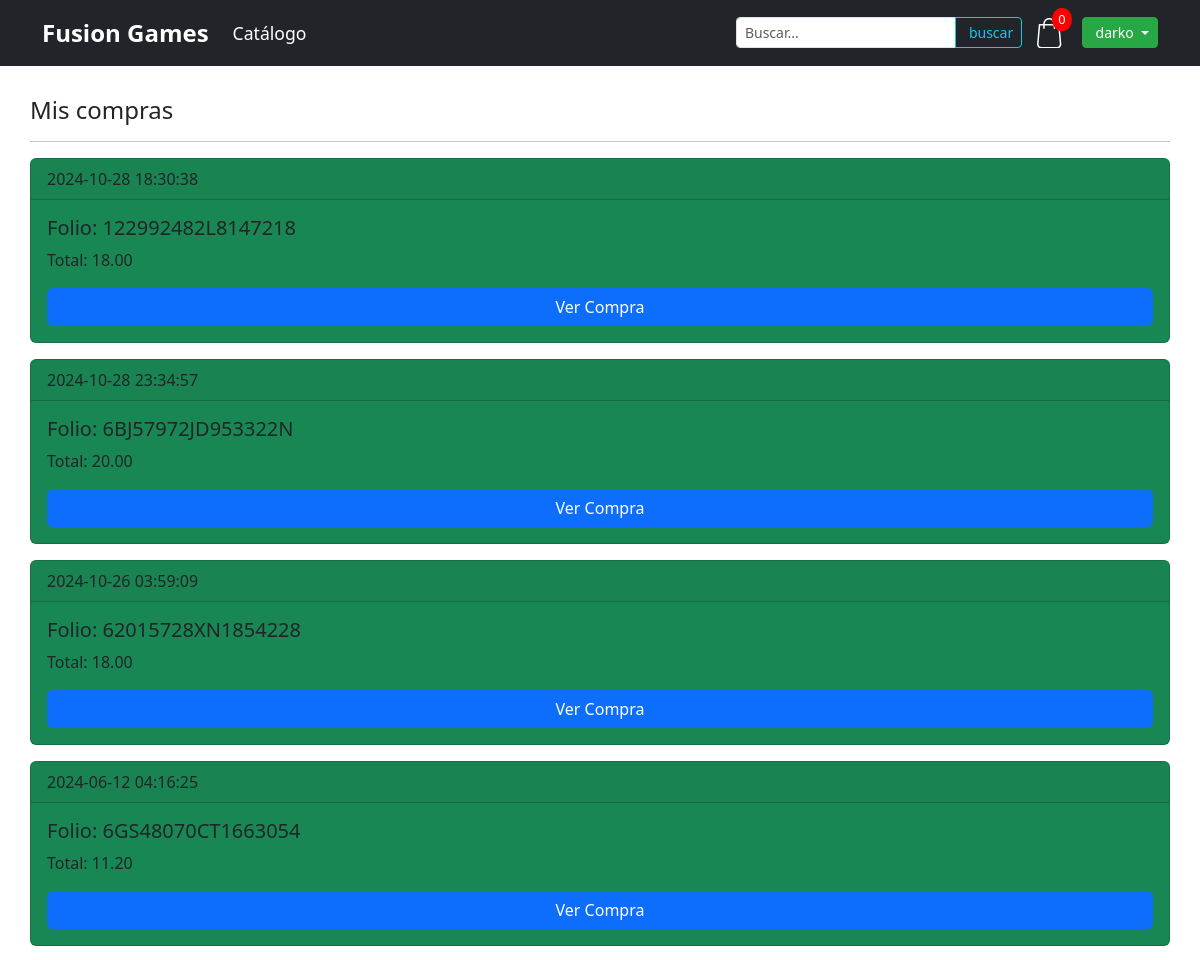
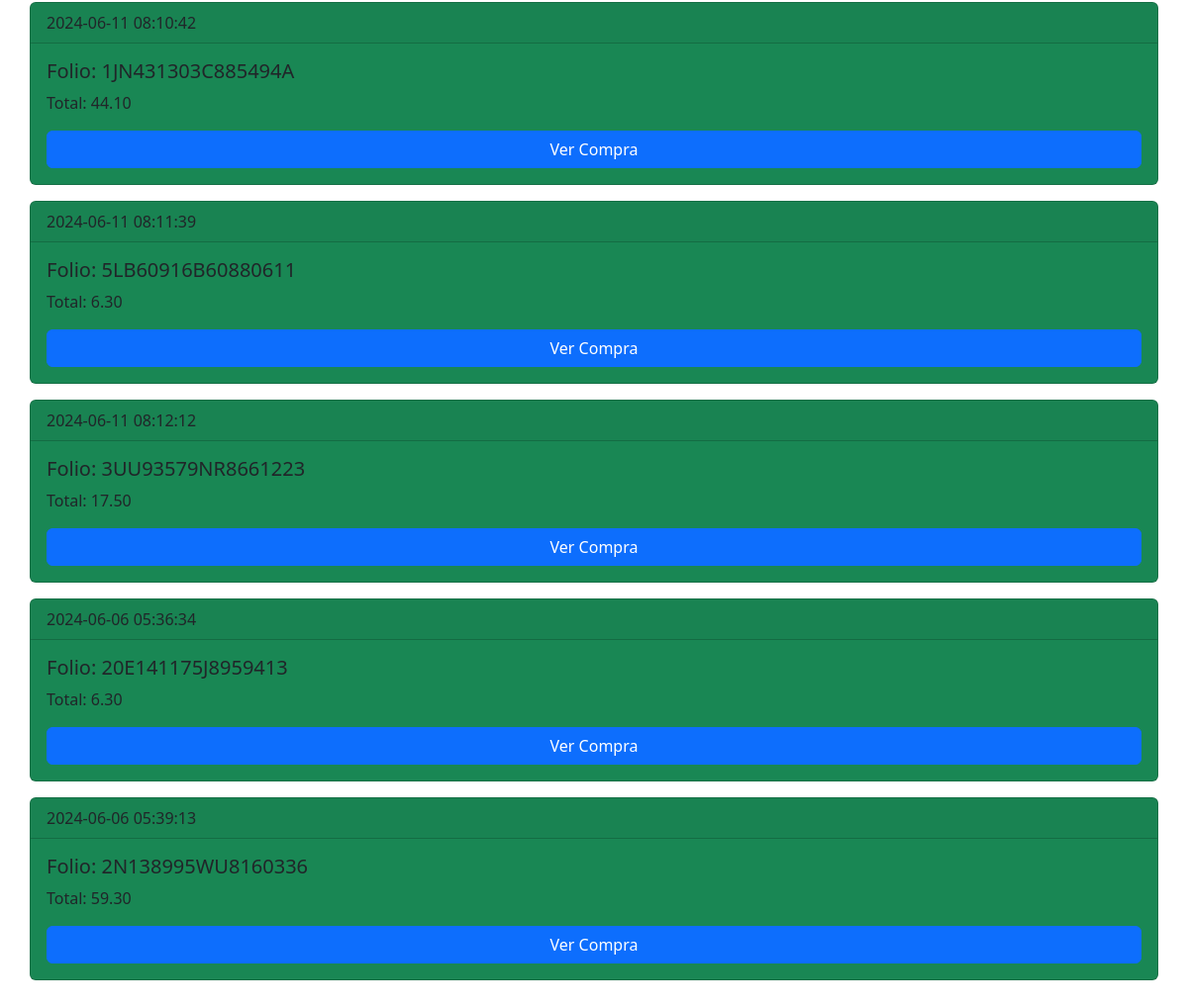
The app's page /compras.php (signed in) with its own data (2 pictures, top to bottom).
### tables this page shows
CREATE TABLE `compra` (
  `id` int(11) NOT NULL,
  `id_transaccion` varchar(20) NOT NULL,
  `fecha` datetime NOT NULL,
  `status` varchar(20) NOT NULL,
  `email` varchar(50) NOT NULL,
  `id_cliente` varchar(20) NOT NULL,
  `total` decimal(10,2) NOT NULL,
  `medio_pago` varchar(10) DEFAULT NULL
);

### compras.php (the view, shortened to what this page needs)
<?php
$db = new Database();
$con = $db->conectar();
$idCliente = $_SESSION['user_cliente'];
$sql = $con->prepare("SELECT id_transaccion, fecha, status, total, medio_pago FROM compra WHERE id_cliente = ? ORDER BY DATE(fecha) DESC");
$sql->execute([$idCliente]);
if ($sql->rowCount() > 0) {
    ?>
<!DOCTYPE html>
<html lang="en">
<head>
    <link href="https://cdn.jsdelivr.net/npm/bootstrap@5.3.3/dist/css/bootstrap.min.css" rel="stylesheet">
    <link rel="stylesheet" href="css/estilos.css">
</head>
<body>
        <?php include 'menu.php'; ?>
        <main>
            <div class="container">
                <h4>Mis compras</h4>
                <hr>
                <?php while ($row = $sql->fetch(PDO::FETCH_ASSOC)) { ?>
                    <div class="card mb-3 bg-success">
                        <div class="card-header">
                            <?php echo $row['fecha']; ?>
                        </div>
                        <div class="card-body">
                            <h5 class="card-title">Folio: <?php echo $row['id_transaccion']; ?></h5>
                            <p class="card-text">Total: <?php echo $row['total']; ?></p>
                            <a href="compra_detalle.php?id_transaccion=<?= $row['id_transaccion']; ?>" class="btn btn-primary">Ver Compra</a>
                        </div>
                    </div>
                <?php } ?>
            </div>
        </main>
    <?php
} else {
    echo "No se encontraron compras.";
}
?>
</body>
</html>

### css/estilos.css (style rules this page uses)
main> .container { padding: 30px 0; }
.card-body { display: flex; flex-direction: column; }
.card-body h5 { flex-grow: 1; }
.card { background-color: rgba(255, 255, 255, 0.8); height: 100%; }
body { margin: 0; padding: 0; height: 100%; width: 100%; overflow-x: hidden; }

### records on screen
compra: fecha "2024-10-28 18:30:38", id_transaccion "122992482L8147218", total "18.00"
compra: fecha "2024-10-28 23:34:57", id_transaccion "6BJ57972JD953322N", total "20.00"
compra: fecha "2024-10-26 03:59:09", id_transaccion "62015728XN1854228", total "18.00"
compra: fecha "2024-06-12 04:16:25", id_transaccion "6GS48070CT1663054", total "11.20"
compra: fecha "2024-06-11 08:10:42", id_transaccion "1JN431303C885494A", total "44.10"
compra: fecha "2024-06-11 08:11:39", id_transaccion "5LB60916B60880611", total "6.30"
compra: fecha "2024-06-11 08:12:12", id_transaccion "3UU93579NR8661223", total "17.50"
compra: fecha "2024-06-06 05:36:34", id_transaccion "20E141175J8959413", total "6.30"
compra: fecha "2024-06-06 05:39:13", id_transaccion "2N138995WU8160336", total "59.30"

### other values on screen
$num_cart "0"
$_SESSION['user_name'] "darko"
